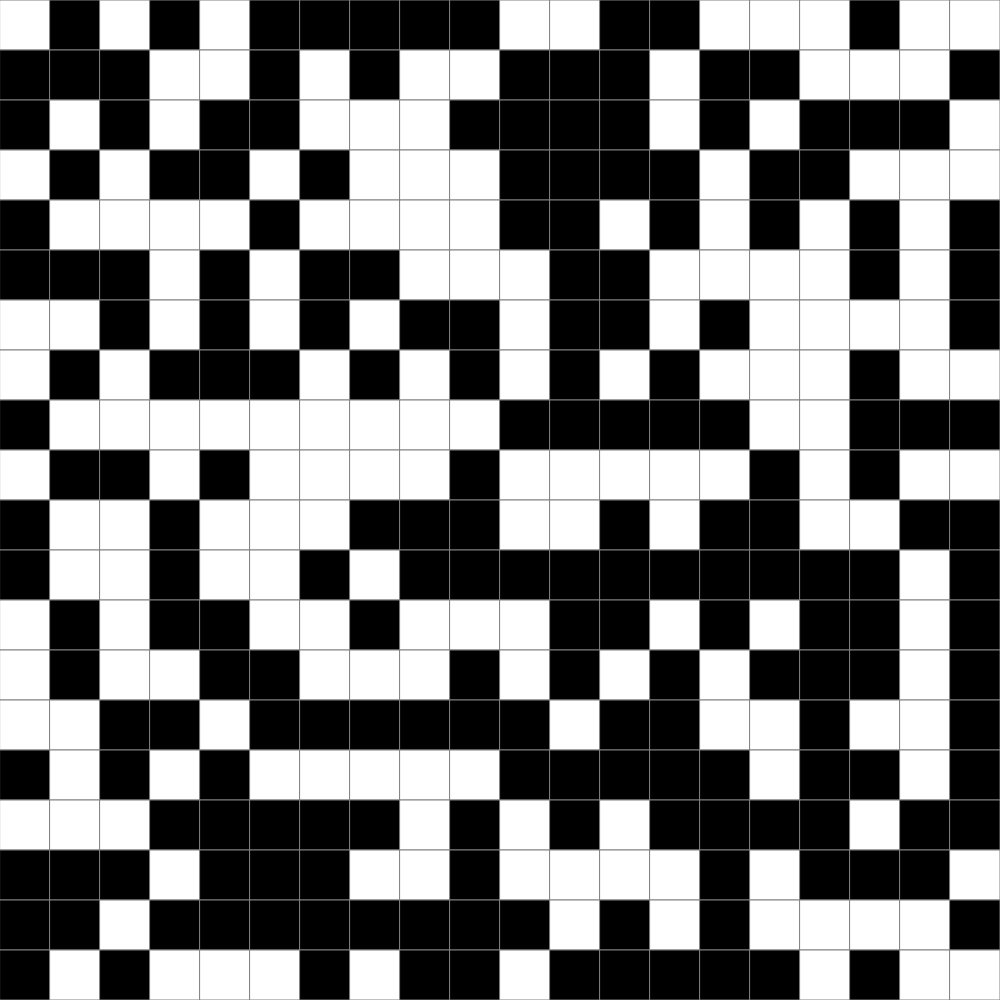
Frame 1 (no input)
Frame 60 (no input): identical to frame 1, image omitted
Frame 120 (the mouse pressed at the canvas centre since frame 60): identical to frame 1, image omitted

The p5.js sketch that drew this single still picture (run headless with seeded random() and noise() and a simulated clock; from frame 60 on, the mouse is pressed at the canvas centre):

// p5.js sketch
// ── sketch.js
//  Grid Demo
// Labeeb Farooqi
// October 29, 2024


let grid;
let cellSize;
const GRID_SIZE  = 20;
const OPEN_TILE = 0;
const IMPASSIBLE = 1;
const PLAYER = 3;
let thePlayer = {
  x: 0,
  y: 0,
};

function setup() {

  if (windowWidth < windowHeight) {
    createCanvas(windowWidth, windowWidth);
  }

  else {
    createCanvas(windowHeight, windowHeight);
  }

  cellSize = height/GRID_SIZE;
  grid = generateRandomGrid(GRID_SIZE, GRID_SIZE);
}

function windowResized() {
  if (windowWidth < windowHeight) {
    resizeCanvas(windowWidth, windowHeight);
  }

  else {
    resizeCanvas(windowHeight, windowWidth);
  }
  cellSize = height/GRID_SIZE;
}

function draw() {
  background(220);
  displayGrid();
}

function mouseisPressed() {
  let x = Math.floor(mouseX/cellSize);
  let y = Math.floor(mouseY/cellSize);

  //toggle self
  toggleCell(x, y);
}

function toggleCell(x, y) {
  //make sure the cell you're toggling is in the grid
  if (x >= 0 && x < GRID_SIZE && y >= 0 && y < GRID_SIZE) {
    if (grid[y][x] === OPEN_TILE) {
      grid[y][x] = IMPASSIBLE;
    }
    else if (grid[y][x] === IMPASSIBLE) {
      grid[y][x] = OPEN_TILE;
    }
  }
}


function keyPressed() {
  if (key === 'r') {
    grid = generateRandomGrid(GRID_SIZE, GRID_SIZE)
  }

  if (key === 'e') {
    grid = generateEmptyGrid(GRID_SIZE, GRID_SIZE)
  }
}


function displayGrid() {
  for (let y = 0; y < GRID_SIZE; y++) {
    for (let x = 0; x < GRID_SIZE; x++) {
      if (grid[y][x] === 1) {
        fill('black');
      }

      else {
        fill('white');
      }

      stroke('gray');
      square(x * cellSize, y * cellSize, cellSize);
    }
  }
}

function generateRandomGrid(cols, rows) {
  let newGrid = [];
  for (let y = 0; y < rows; y++) {
    newGrid.push([]);
    for (let x = 0; x < cols; x++) {
      //make it 1 half the time, a 0 half the time
      if (random(100) < 50) {
        newGrid[y].push(IMPASSIBLE);
      }
      else {
        newGrid[y].push(OPEN_TILE);
      }
    }
  }
  return newGrid;
}


function generateEmptyGrid(cols, rows) {
  let newGrid = [];
  for (let y = 0; y < rows; y++) {
    newGrid.push([]);
    for (let x = 0; x < cols; x++) {
      newGrid[y].push(OPEN_TILE);
    }
  }
  return newGrid;
}
